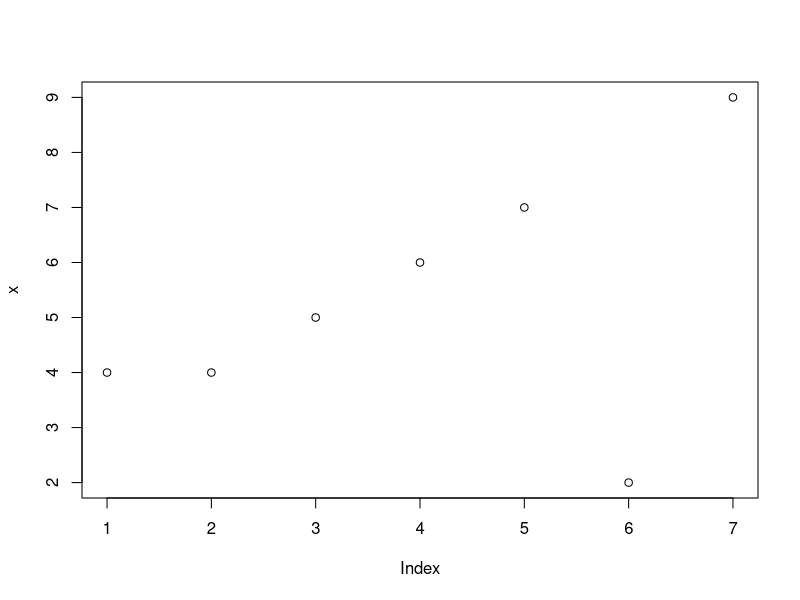

Source code (R):
## ---- chunk 1
x <- c(4,4,5,6,7,2,9)
length(x); mean(x)
plot(x)

